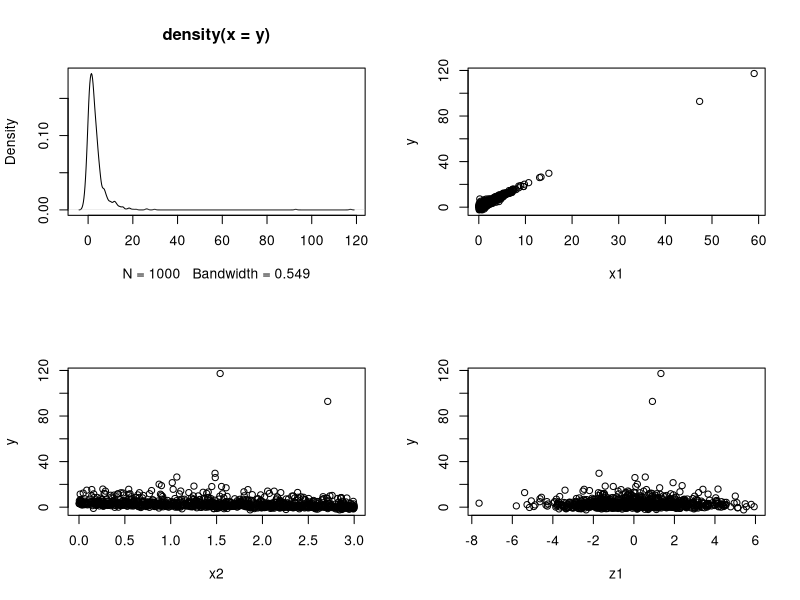

R code for this plot: (Note: this script raises an error after producing the figure.)
rm(list=ls())
library(MASS)
library(foreign)


##############################################
# simulate data for heteroskedastic regression

# 1) set up the beta & sigma values
beta0 <- 1.5
beta1 <- 2
beta2 <- -1
sigma0 <- -0.5
sigma1 <- -0.1

# 2) number of observations (and num. of Simulations)
nobs = 1000

# 3) set up covariates
x1 <- exp(rnorm(nobs,0,1))
x2 <- runif(nobs,0,3)
z1 <- rnorm(nobs,0,2)

# 4) Calculate Y
gamma <- exp(sigma0 + sigma1 * z1 + rnorm(nobs,mean=0,sd=0.5))
y <- NULL

for(i in 1:nobs){
  y[i] <- beta0 + x1[i] * beta1 + x2[i] * beta2 + rnorm(1,mean=0,sd=gamma[i])
}


############
# check data

par(mfrow=c(2,2))
plot(density(y))
plot(y~x1)
plot(y~x2)
plot(y~z1)
par(mfrow=c(1,1))

y <- as.matrix(y)
x <- cbind(x1,x2)
z <- as.matrix(z1)



##################################
# Heteroskedastic regression in R

hetero.lik <- function(theta, y, x, z, data) {
  tmp <- na.omit(data[,c(y,x,z)])
  y <- tmp[,y]
  x <- cbind(1,tmp[,x])
  z <- cbind(1,tmp[,z])
  beta <- theta[1:ncol(x)]
  gamma <- theta[(ncol(x)+1):(ncol(x)+ncol(z))]
  # Residuals
  e <- y - (x%*%beta)
  # variance parameterization
  sigma2 <- exp(z%*%gamma)
  # Log lik function for each observation
  logl <- -1/2*log(sigma2) - 1/2*(e^2/(sigma2))
  # Log lik function is sum over N observations
  logl <- sum(logl)
  return(logl)
}

# start values for maximization algorithm
stval <- rep(0,ncol(x)+ncol(z)+2)
# maximize the likelihood function numerically using optim()
res <- optim(stval                       # starting values
             , fn=hetero.lik             # the likelihood function
             , method="BFGS"             # maximization method
             , control=list(fnscale=-1, trace=1, maxit=200)  # maximize rather than minimize funct
             , y=y, x=x, z=z             # the data
             , hessian=T)

# results in table
result <- cbind(res$par,sqrt(diag(solve(-res$hessian))))
colnames(result) <- c("Coef","S.E.")
rownames(result) <- c(paste("beta",0:ncol(x)), paste("sigma",0:1))
print(result)

# R Results for Sigma coefficients
result[4:5,1]

